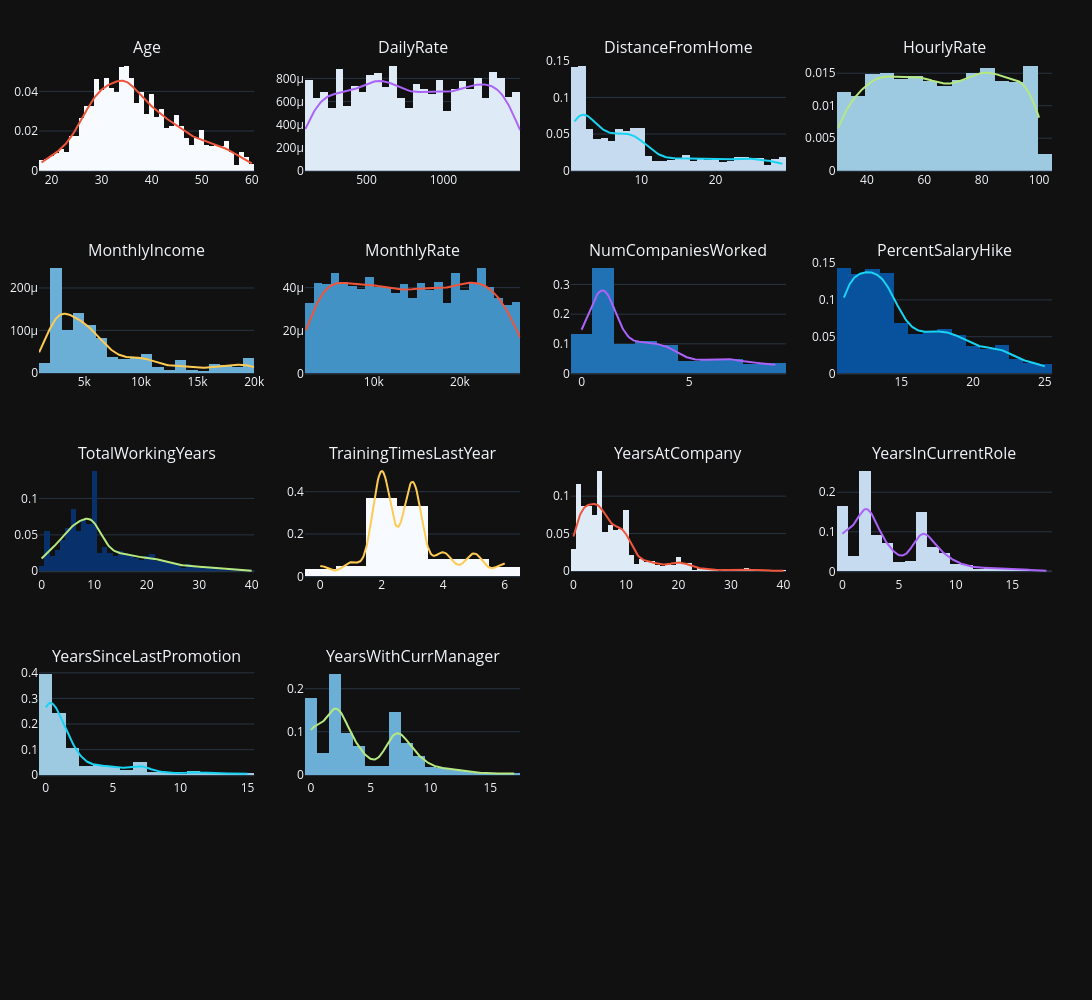

Write notebook code for a chart like this one.
### Markdown cell above
## Análise gráfica

### Code cell
cores = px.colors.sequential.Blues

fig = make_subplots(
    rows=5,
    cols=4,
    subplot_titles=colunas_numericas
)

for i, coluna in enumerate(colunas_numericas):

    linha = i // 4 + 1
    coluna_pos = i % 4 + 1
    dados = df[coluna]
    fig.add_trace(
        go.Histogram(
            x=dados,
            histnorm='probability density',
            marker=dict(color=cores[i % len(cores)]),
        ),
        row=linha,
        col=coluna_pos
    )
    kde = gaussian_kde(dados)
    x_range = np.linspace(dados.min(), dados.max(), 200)

    fig.add_trace(
        go.Scatter(
            x=x_range,
            y=kde(x_range),
            mode='lines'
        ),
        row=linha,
        col=coluna_pos
    )

fig.update_layout(
    height=1000,
    width=1500,
    showlegend=False,
    template='plotly_dark',
     margin=dict(l=10, r=40, t=60, b=10)
)

fig.show()

### Figure 1 — Plotly figure (JSON) as saved in the notebook; plotly's stock layout.template omitted (floating-point values rounded to 4 significant figures; data arrays with more than 128 entries replaced by an {"elided": "..."} marker saying what was removed)
{"data": [{"histnorm": "probability density", "marker": {"color": "rgb(247,251,255)"}, "type": "histogram", "x": {"elided": "1470 int values"}, "xaxis": "x", "yaxis": "y"}, {"mode": "lines", "type": "scatter", "x": {"elided": "200 float values"}, "xaxis": "x", "y": {"elided": "200 float values"}, "yaxis": "y"}, {"histnorm": "probability density", "marker": {"color": "rgb(222,235,247)"}, "type": "histogram", "x": {"elided": "1470 int values"}, "xaxis": "x2", "yaxis": "y2"}, {"mode": "lines", "type": "scatter", "x": {"elided": "200 float values"}, "xaxis": "x2", "y": {"elided": "200 float values"}, "yaxis": "y2"}, {"histnorm": "probability density", "marker": {"color": "rgb(198,219,239)"}, "type": "histogram", "x": {"elided": "1470 int values"}, "xaxis": "x3", "yaxis": "y3"}, {"mode": "lines", "type": "scatter", "x": {"elided": "200 float values"}, "xaxis": "x3", "y": {"elided": "200 float values"}, "yaxis": "y3"}, {"histnorm": "probability density", "marker": {"color": "rgb(158,202,225)"}, "type": "histogram", "x": {"elided": "1470 int values"}, "xaxis": "x4", "yaxis": "y4"}, {"mode": "lines", "type": "scatter", "x": {"elided": "200 float values"}, "xaxis": "x4", "y": {"elided": "200 float values"}, "yaxis": "y4"}, {"histnorm": "probability density", "marker": {"color": "rgb(107,174,214)"}, "type": "histogram", "x": {"elided": "1470 int values"}, "xaxis": "x5", "yaxis": "y5"}, {"mode": "lines", "type": "scatter", "x": {"elided": "200 float values"}, "xaxis": "x5", "y": {"elided": "200 float values"}, "yaxis": "y5"}, {"histnorm": "probability density", "marker": {"color": "rgb(66,146,198)"}, "type": "histogram", "x": {"elided": "1470 int values"}, "xaxis": "x6", "yaxis": "y6"}, {"mode": "lines", "type": "scatter", "x": {"elided": "200 float values"}, "xaxis": "x6", "y": {"elided": "200 float values"}, "yaxis": "y6"}, {"histnorm": "probability density", "marker": {"color": "rgb(33,113,181)"}, "type": "histogram", "x": {"elided": "1470 int values"}, "xaxis": "x7", "yaxis": "y7"}, {"mode": "lines", "type": "scatter", "x": {"elided": "200 float values"}, "xaxis": "x7", "y": {"elided": "200 float values"}, "yaxis": "y7"}, {"histnorm": "probability density", "marker": {"color": "rgb(8,81,156)"}, "type": "histogram", "x": {"elided": "1470 int values"}, "xaxis": "x8", "yaxis": "y8"}, {"mode": "lines", "type": "scatter", "x": {"elided": "200 float values"}, "xaxis": "x8", "y": {"elided": "200 float values"}, "yaxis": "y8"}, {"histnorm": "probability density", "marker": {"color": "rgb(8,48,107)"}, "type": "histogram", "x": {"elided": "1470 int values"}, "xaxis": "x9", "yaxis": "y9"}, {"mode": "lines", "type": "scatter", "x": {"elided": "200 float values"}, "xaxis": "x9", "y": {"elided": "200 float values"}, "yaxis": "y9"}, {"histnorm": "probability density", "marker": {"color": "rgb(247,251,255)"}, "type": "histogram", "x": {"elided": "1470 int values"}, "xaxis": "x10", "yaxis": "y10"}, {"mode": "lines", "type": "scatter", "x": {"elided": "200 float values"}, "xaxis": "x10", "y": {"elided": "200 float values"}, "yaxis": "y10"}, {"histnorm": "probability density", "marker": {"color": "rgb(222,235,247)"}, "type": "histogram", "x": {"elided": "1470 int values"}, "xaxis": "x11", "yaxis": "y11"}, {"mode": "lines", "type": "scatter", "x": {"elided": "200 float values"}, "xaxis": "x11", "y": {"elided": "200 float values"}, "yaxis": "y11"}, {"histnorm": "probability density", "marker": {"color": "rgb(198,219,239)"}, "type": "histogram", "x": {"elided": "1470 int values"}, "xaxis": "x12", "yaxis": "y12"}, {"mode": "lines", "type": "scatter", "x": {"elided": "200 float values"}, "xaxis": "x12", "y": {"elided": "200 float values"}, "yaxis": "y12"}, {"histnorm": "probability density", "marker": {"color": "rgb(158,202,225)"}, "type": "histogram", "x": {"elided": "1470 int values"}, "xaxis": "x13", "yaxis": "y13"}, {"mode": "lines", "type": "scatter", "x": {"elided": "200 float values"}, "xaxis": "x13", "y": {"elided": "200 float values"}, "yaxis": "y13"}, {"histnorm": "probability density", "marker": {"color": "rgb(107,174,214)"}, "type": "histogram", "x": {"elided": "1470 int values"}, "xaxis": "x14", "yaxis": "y14"}, {"mode": "lines", "type": "scatter", "x": {"elided": "200 float values"}, "xaxis": "x14", "y": {"elided": "200 float values"}, "yaxis": "y14"}], "layout": {"annotations": [{"font": {"size": 16}, "showarrow": false, "text": "Age", "x": 0.1062, "xanchor": "center", "xref": "paper", "y": 1, "yanchor": "bottom", "yref": "paper"}, {"font": {"size": 16}, "showarrow": false, "text": "DailyRate", "x": 0.3688, "xanchor": "center", "xref": "paper", "y": 1, "yanchor": "bottom", "yref": "paper"}, {"font": {"size": 16}, "showarrow": false, "text": "DistanceFromHome", "x": 0.6313, "xanchor": "center", "xref": "paper", "y": 1, "yanchor": "bottom", "yref": "paper"}, {"font": {"size": 16}, "showarrow": false, "text": "HourlyRate", "x": 0.8938, "xanchor": "center", "xref": "paper", "y": 1, "yanchor": "bottom", "yref": "paper"}, {"font": {"size": 16}, "showarrow": false, "text": "MonthlyIncome", "x": 0.1062, "xanchor": "center", "xref": "paper", "y": 0.78, "yanchor": "bottom", "yref": "paper"}, {"font": {"size": 16}, "showarrow": false, "text": "MonthlyRate", "x": 0.3688, "xanchor": "center", "xref": "paper", "y": 0.78, "yanchor": "bottom", "yref": "paper"}, {"font": {"size": 16}, "showarrow": false, "text": "NumCompaniesWorked", "x": 0.6313, "xanchor": "center", "xref": "paper", "y": 0.78, "yanchor": "bottom", "yref": "paper"}, {"font": {"size": 16}, "showarrow": false, "text": "PercentSalaryHike", "x": 0.8938, "xanchor": "center", "xref": "paper", "y": 0.78, "yanchor": "bottom", "yref": "paper"}, {"font": {"size": 16}, "showarrow": false, "text": "TotalWorkingYears", "x": 0.1062, "xanchor": "center", "xref": "paper", "y": 0.56, "yanchor": "bottom", "yref": "paper"}, {"font": {"size": 16}, "showarrow": false, "text": "TrainingTimesLastYear", "x": 0.3688, "xanchor": "center", "xref": "paper", "y": 0.56, "yanchor": "bottom", "yref": "paper"}, {"font": {"size": 16}, "showarrow": false, "text": "YearsAtCompany", "x": 0.6313, "xanchor": "center", "xref": "paper", "y": 0.56, "yanchor": "bottom", "yref": "paper"}, {"font": {"size": 16}, "showarrow": false, "text": "YearsInCurrentRole", "x": 0.8938, "xanchor": "center", "xref": "paper", "y": 0.56, "yanchor": "bottom", "yref": "paper"}, {"font": {"size": 16}, "showarrow": false, "text": "YearsSinceLastPromotion", "x": 0.1062, "xanchor": "center", "xref": "paper", "y": 0.34, "yanchor": "bottom", "yref": "paper"}, {"font": {"size": 16}, "showarrow": false, "text": "YearsWithCurrManager", "x": 0.3688, "xanchor": "center", "xref": "paper", "y": 0.34, "yanchor": "bottom", "yref": "paper"}], "height": 1000, "margin": {"b": 10, "l": 10, "r": 40, "t": 60}, "showlegend": false, "width": 1500, "xaxis": {"anchor": "y", "domain": [0, 0.2125]}, "xaxis10": {"anchor": "y10", "domain": [0.2625, 0.475]}, "xaxis11": {"anchor": "y11", "domain": [0.525, 0.7375]}, "xaxis12": {"anchor": "y12", "domain": [0.7875, 1]}, "xaxis13": {"anchor": "y13", "domain": [0, 0.2125]}, "xaxis14": {"anchor": "y14", "domain": [0.2625, 0.475]}, "xaxis15": {"anchor": "y15", "domain": [0.525, 0.7375]}, "xaxis16": {"anchor": "y16", "domain": [0.7875, 1]}, "xaxis17": {"anchor": "y17", "domain": [0, 0.2125]}, "xaxis18": {"anchor": "y18", "domain": [0.2625, 0.475]}, "xaxis19": {"anchor": "y19", "domain": [0.525, 0.7375]}, "xaxis2": {"anchor": "y2", "domain": [0.2625, 0.475]}, "xaxis20": {"anchor": "y20", "domain": [0.7875, 1]}, "xaxis3": {"anchor": "y3", "domain": [0.525, 0.7375]}, "xaxis4": {"anchor": "y4", "domain": [0.7875, 1]}, "xaxis5": {"anchor": "y5", "domain": [0, 0.2125]}, "xaxis6": {"anchor": "y6", "domain": [0.2625, 0.475]}, "xaxis7": {"anchor": "y7", "domain": [0.525, 0.7375]}, "xaxis8": {"anchor": "y8", "domain": [0.7875, 1]}, "xaxis9": {"anchor": "y9", "domain": [0, 0.2125]}, "yaxis": {"anchor": "x", "domain": [0.88, 1]}, "yaxis10": {"anchor": "x10", "domain": [0.44, 0.56]}, "yaxis11": {"anchor": "x11", "domain": [0.44, 0.56]}, "yaxis12": {"anchor": "x12", "domain": [0.44, 0.56]}, "yaxis13": {"anchor": "x13", "domain": [0.22, 0.34]}, "yaxis14": {"anchor": "x14", "domain": [0.22, 0.34]}, "yaxis15": {"anchor": "x15", "domain": [0.22, 0.34]}, "yaxis16": {"anchor": "x16", "domain": [0.22, 0.34]}, "yaxis17": {"anchor": "x17", "domain": [0, 0.12]}, "yaxis18": {"anchor": "x18", "domain": [0, 0.12]}, "yaxis19": {"anchor": "x19", "domain": [0, 0.12]}, "yaxis2": {"anchor": "x2", "domain": [0.88, 1]}, "yaxis20": {"anchor": "x20", "domain": [0, 0.12]}, "yaxis3": {"anchor": "x3", "domain": [0.88, 1]}, "yaxis4": {"anchor": "x4", "domain": [0.88, 1]}, "yaxis5": {"anchor": "x5", "domain": [0.66, 0.78]}, "yaxis6": {"anchor": "x6", "domain": [0.66, 0.78]}, "yaxis7": {"anchor": "x7", "domain": [0.66, 0.78]}, "yaxis8": {"anchor": "x8", "domain": [0.66, 0.78]}, "yaxis9": {"anchor": "x9", "domain": [0.44, 0.56]}}}
